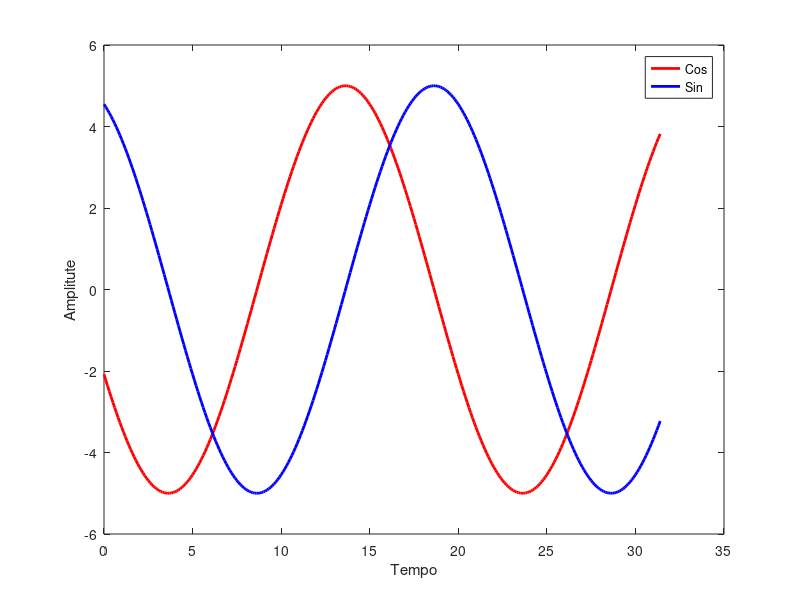
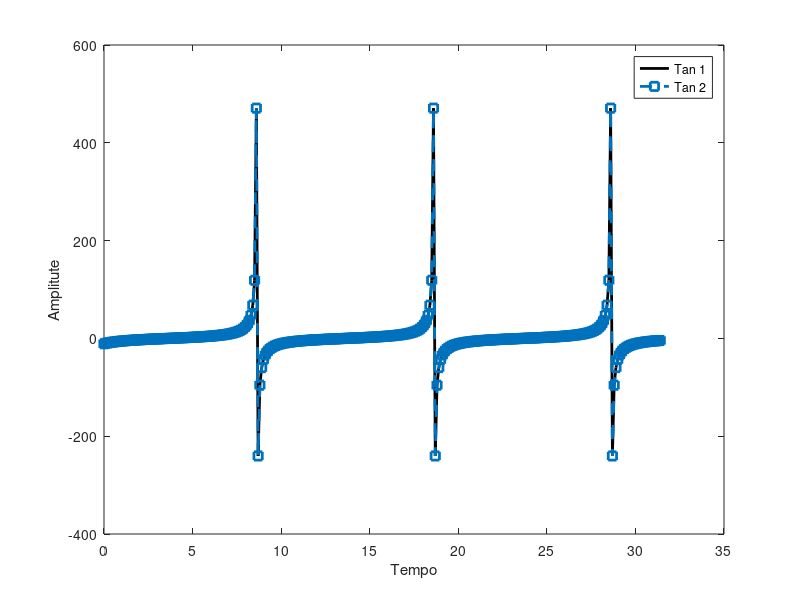

MATLAB code for these plots, in order: (Note: this script raises an error after producing the figures.)
%%
%     Curso do canal ExataMenteS
%     Aula 22 - Funcoes Trigonometricas
%     Se inscreva no canal e nos ajude a crescer <3
%     Vamos melhorar o Brasil atraves da tecnologia :)
%     https://www.youtube.com/channel/UCZyFebN0_gF2yy5fhVhlXtA
%     Instrutor: Joao Pinheiro
%%

% Funcoes Discretas
% Parametros da Funcao
A = 5;             % Amplitude da Funcao
phi = 2;           % Angulo de fase / defasagem
freq = 0.05;       % Frequencia
t = 0:.1:10*pi;    % Tempo

% Cosseno
w1 = A * cos( 2*pi*freq*t + phi );

% Seno
w2 = A * sin( 2*pi*freq*t + phi );

% Tangente
w3 = A * tan( 2*pi*freq*t + phi );
w4 = A * ( w2 ./ w1 );

% plot do seno e cosseno
figure(1), clf
plot(t,w1, 'r','linew', 2)
hold on
plot(t,w2, 'b','linew', 2)
hold on
xlabel('Tempo')
ylabel('Amplitute')
legend('Cos', 'Sin')

% plot da tangente pelo dois metodos
figure(2), clf
plot(t,w3, 'k','linew', 2)
hold on
plot(t,w4, '--s','linew', 2)
hold on
xlabel('Tempo')
ylabel('Amplitute')
legend('Tan 1', 'Tan 2')

% Funcoes Trigonometricas Continuas do Calculo
syms x
fplot(tan(x),[-4*pi 4*pi])
grid on

